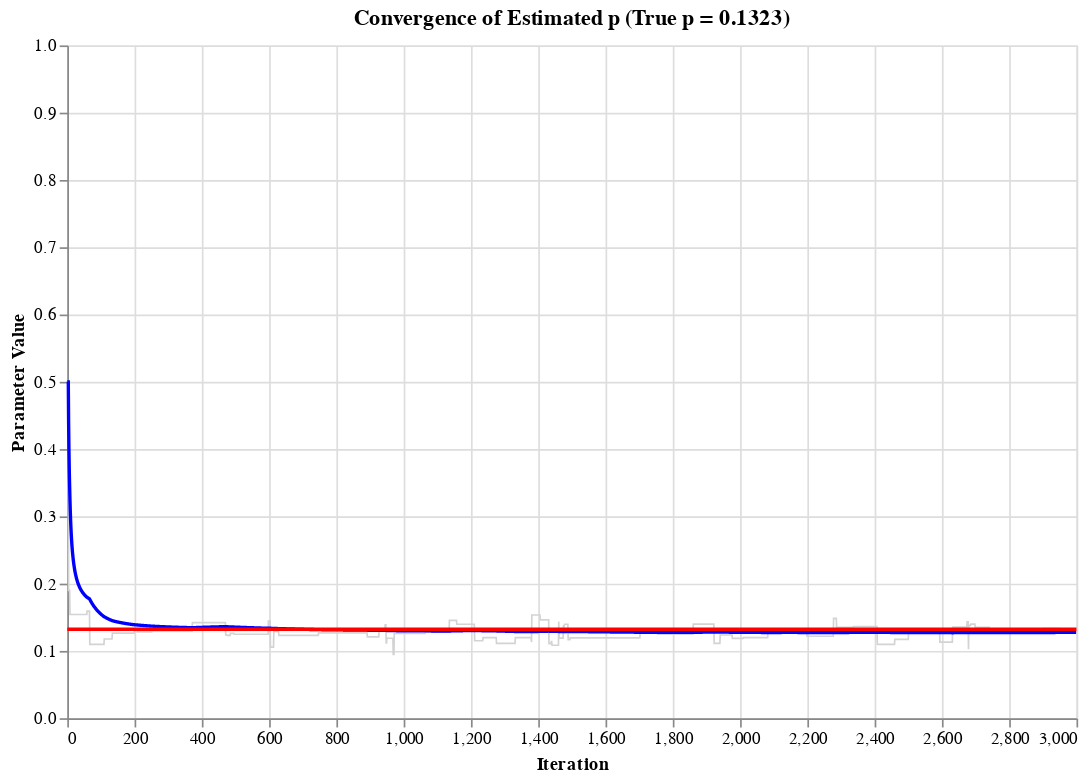

The code cell stored with this chart in its notebook:
### Markdown cell above
# Monte Carlo Simulation with Metropolis-Hastings

TODO: Make it less jargon-y

This notebook demonstrates a simple Monte Carlo simulation using the Metropolis-Hastings algorithm.
We sample from a standard normal distribution (target distribution) even if we start far away from the true mean.
The notebook illustrates:


- The implementation of the Metropolis-Hastings algorithm
- The convergence of the running mean to the true mean (0)
- The evolution of the Markov chain over iterations

### Code cell
# --- Imports ---
import numpy as np
import pandas as pd
import altair as alt

# For reproducibility, if you want to test anything
# np.random.seed(42)

# Define this for the demonstration. TODO; Maybe add a slider for the user to choose.
true_p = np.random.uniform(0, 1)  # e.g., 0.7 or random

# Set number of iterations
N = 1000

# Define random variable and compute heads and tails
coin_flips = np.random.binomial(1, true_p, size=N)
num_heads = np.sum(coin_flips)
num_tails = N - num_heads

print(f"True probability p: {true_p:.4f}")
print("Heads:", num_heads, "Tails:", num_tails)

# Define target distribution:
# Posterior alpha p^(num_heads) * (1 - p)^(num_tails), uniform prior
def target(p):
    if p <= 0 or p >= 1:
        return 0
    return (p ** num_heads) * ((1 - p) ** num_tails)

# APply Metropolis-Hastings algorithm.
# TODO: Turn into function.
num_iterations = 3000
proposal_std = 0.5  # Increase to allow broader exploration
chain = []

current_p = 0.5  # Starting guess
for i in range(num_iterations):
    proposed_p = current_p + np.random.normal(0, proposal_std)
    # Ensure candidate remains in [0, 1]
    proposed_p = np.clip(proposed_p, 0, 1)

    current_target = target(current_p)
    proposed_target = target(proposed_p)

    # If current_target == 0, accept if proposed_target > 0, else 0
    if current_target == 0:
        acceptance_prob = 1 if proposed_target > 0 else 0
    else:
        acceptance_prob = min(1, proposed_target / current_target)

    if np.random.rand() < acceptance_prob:
        current_p = proposed_p

    chain.append(current_p)

chain = np.array(chain)

# Compute running mean at each step
# TODO: Visualize this as a stochastic process, i.e. an animation of some kind.
running_mean = np.cumsum(chain) / (np.arange(num_iterations) + 1)

# Prepare DataFrame
df = pd.DataFrame({
    'Iteration': np.arange(num_iterations),
    'Chain Value': chain,
    'Running Mean': running_mean
})

# TODO: Turn into function as well
# Altair visualization of the data.
# Gray line for raw chain, including rejections
base = alt.Chart(df).encode(
    x=alt.X('Iteration:Q', title='Iteration')
)

chain_line = base.mark_line(
    color='lightgray',
    strokeWidth=1
).encode(
    y=alt.Y('Chain Value:Q', 
            title='Parameter Value',
            scale=alt.Scale(domain=[0, 1]))  # Force y-axis [0,1]
)

# Blue line to track running mean
running_mean_line = base.mark_line(
    color='blue',
    strokeWidth=2
).encode(
    y='Running Mean:Q'
)

# Red horizontal rule for the true probability of the coin
true_rule = alt.Chart(pd.DataFrame({'y': [true_p]})).mark_rule(
    color='red',
    strokeWidth=2
).encode(
    y='y:Q'
)

# Combine all the layers together
final_chart = alt.layer(
    chain_line,
    running_mean_line,
    true_rule
).properties(
    width=600,
    height=400,
    title=f'Convergence of Estimated p (True p = {true_p:.4f})'
)

final_chart.display()

### Figure 1 — Vega-Lite specification as saved in the notebook (floating-point values rounded to 4 significant figures; data arrays with more than 128 entries replaced by an {"elided": "..."} marker saying what was removed)
{"config": {"view": {"continuousWidth": 300, "continuousHeight": 300}}, "layer": [{"data": {"name": "data-9bf0b9ec5372e8275f5e75d609fd10e7"}, "mark": {"type": "line", "color": "lightgray", "strokeWidth": 1}, "encoding": {"x": {"field": "Iteration", "title": "Iteration", "type": "quantitative"}, "y": {"field": "Chain Value", "scale": {"domain": [0, 1]}, "title": "Parameter Value", "type": "quantitative"}}}, {"data": {"name": "data-9bf0b9ec5372e8275f5e75d609fd10e7"}, "mark": {"type": "line", "color": "blue", "strokeWidth": 2}, "encoding": {"x": {"field": "Iteration", "title": "Iteration", "type": "quantitative"}, "y": {"field": "Running Mean", "type": "quantitative"}}}, {"data": {"name": "data-58aaadac6c295d50d6f540a8667dd1d3"}, "mark": {"type": "rule", "color": "red", "strokeWidth": 2}, "encoding": {"y": {"field": "y", "type": "quantitative"}}}], "height": 400, "title": "Convergence of Estimated p (True p = 0.1323)", "width": 600, "$schema": "https://vega.github.io/schema/vega-lite/v5.20.1.json", "datasets": {"data-9bf0b9ec5372e8275f5e75d609fd10e7": {"elided": "3000 records"}, "data-58aaadac6c295d50d6f540a8667dd1d3": [{"y": 0.1323}]}}
